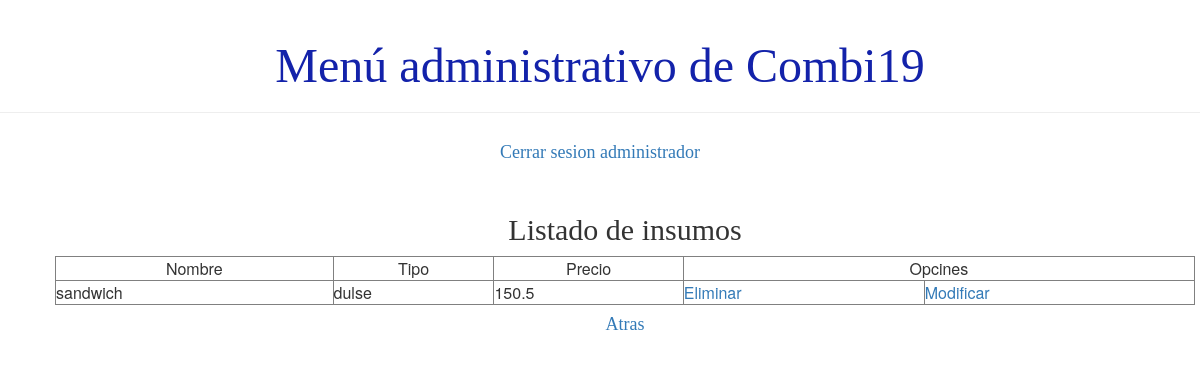
Page /usuario/listaInsumo (signed in) on the earlier database version.
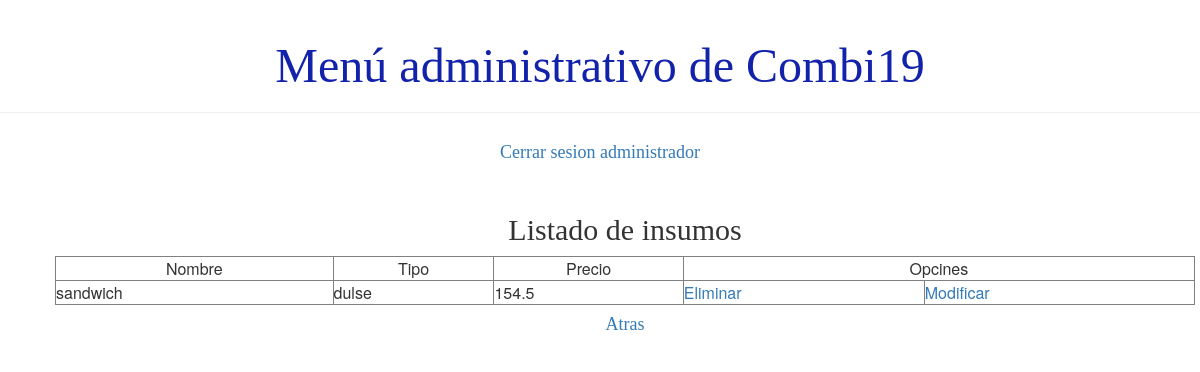
Same page on the later database version.
### demo1/models.py (models this page shows, shortened)
class Insumo(models.Model):
    nombre = models.CharField(max_length=30)
    tipo = models.CharField(max_length=30)
    precio = models.FloatField()
    activo = models.BooleanField(default=True)

### demo1/views.py (the view)
# urls.py: path('usuario/listaInsumo',views.listado_insumo ,name='listado_insumo'),
def listado_insumo(request):
    insumos=Insumo.objects.filter(activo=True)
    paginator= Paginator(insumos, 10)
    cantidad=False if (paginator.count == 0) else True
    page_number = request.GET.get('page')
    page_obj = paginator.get_page(page_number)
    return render(request, 'demo1/listados/listado_insumo.html',{'page_obj':page_obj, 'cantidad':cantidad})

### demo1/templates/demo1/listados/listado_insumo.html (shortened to what this page needs)
{% extends 'demo1/base.html' %}
{% block content %}
<div class="card">
    <h2>Listado de insumos</h2>
</div>
    <div>
    <table class="tablalista" width=100% border="1">
        <tbody>
        {% if cantidad %}
            <tr>
                <td align="center">Nombre</td>
                <td align="center">Tipo</td>
                <td align="center">Precio</td>
                <td align="center" colspan="2">Opcines</td>
            </tr>
            {% for i in page_obj %}
                <tr>
                    <td>{{ i.nombre  }}</td>
                    <td>{{ i.tipo }}</td>
                    <td>{{ i.precio }}</td>
                    <td>
                        <a href="{% url 'eliminar_insumo' pk=i.pk%}">Eliminar</a></td>
                    <td>
                        <a href="{% url 'modificar_insumo' pk=i.pk%}">Modificar</a>
                    </td>
                </tr>
            {% endfor %}
        {% else %}
            <p>No se registro ningun insumo</p>
        {% endif %}
    </tbody>
    </table>
    </div>
<div class="card"><h4><a href="{% url 'principal' %}">Atras</a></h4></div>
{% endblock %}

Differences in the rows shown:
changed Insumo "sandwich": precio "150.5" → "154.5"
